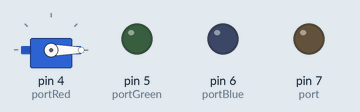
A sketch run on a simulated Arduino Uno, built with avr-gcc and run on an emulated ATmega328P. Shown: servo, output pins drawn as LEDs (lit = HIGH).

Above: at 0.05 s.
At 7.05 s:
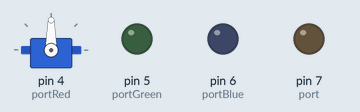
Timing chart, 0 to 11.5 s (numbered marks = the images above):
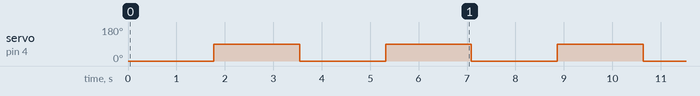

Measured:
- by itself, servo on pin 4 (portRed): goes 15 × (90° 1.8 s, 0° 1.8 s), 90° 1.8 s, 0° 2.3 s, 20 × (90° 1.8 s, 0° 1.8 s), then 90°

The sketch:

motor.ino
```cpp
#include <Servo.h>
#include "motor.h"
#include "light.h"
#include "buzzer.h"

Servo servo;
motor _motor;
light _light;
buzzer _buzzer;

int cnt;

void setup() {
  _motor.setup();
}

void loop() {

  if(cnt % 1000 == 0) //every 1 second
  {
    //_light.setEveryColorbyNumber(cnt/1000);
    _motor.toggleMotor();
    //_buzzer.playEveryTonebyNumber(cnt/1000);
  }
  cnt++;
  delay(1);

}
```

buzzer.h
```cpp
#pragma once
#define DEAFULT_BUZZER_PORT (7)

int note[] = {2093, 2349, 2637, 2794, 3136, 3520, 3951, 4186}; //C, D, E, F, G, A, B, C

class buzzer
{
    public:
        buzzer(){
            setup();
        }
        ~buzzer(){

        }

        void beep(int duration, int frequency){
            tone(port, frequency, duration);
        }

        void playEveryNote(){
            for (int i = 0; i < 8; i++)
            {
                beep(1000, note[i]);
            }
        }

        void playEveryTonebyNumber(int number){
            beep(1000, note[number%7]);
        }

    private:
        int port = DEAFULT_BUZZER_PORT;

        void setup(){
            pinMode(port, OUTPUT);
        }

};
```

light.h
```cpp
#pragma once
#define DEAFULT_LIGHT_PORT_RED (4)
#define DEAFULT_LIGHT_PORT_GREEN (5)
#define DEAFULT_LIGHT_PORT_BLUE (6)

int everyColor[][3] = {
    {0, 0, 0},
    {255, 0, 0},
    {0, 255, 0},
    {0, 0, 255},
    {255, 255, 0},
    {0, 255, 255},
    {255, 0, 255},
    {255, 255, 255}
};

class light
{
    public:
        light(){
            initLight();
        }
        ~light(){

        }

        void setRed(int red){
            digitalWrite(portRed, red);
        }
        void setGreen(int green){
            digitalWrite(portGreen, green);
        }
        void setBlue(int blue){
            digitalWrite(portBlue, blue);
        }
        void setRGB(int red, int green, int blue){
            setRed(red);
            setGreen(green);
            setBlue(blue);
        }

        void setEveryColor(){
            for (int i = 0; i < 8; i++)
            {
                setRGB(everyColor[i][0], everyColor[i][1], everyColor[i][2]);
            }
        }

        void setEveryColorbyNumber(int number){
            setRGB(everyColor[number%7][0], everyColor[number%7][1], everyColor[number%7][2]);
        }
    private:
        int portRed = DEAFULT_LIGHT_PORT_RED;
        int portGreen = DEAFULT_LIGHT_PORT_GREEN;
        int portBlue = DEAFULT_LIGHT_PORT_BLUE;

        void initLight(){
            pinMode(portRed, OUTPUT);
            pinMode(portGreen, OUTPUT);
            pinMode(portBlue, OUTPUT);
        }

};
```

motor.h
```cpp
#pragma once

#include <Servo.h>

#define DEF_SERVO_PORT	(4)
#define SERVO_SPEED	(180./1500.) // 단위: 각도/밀리초

Servo m_servo; // Servo 클래스의 인스턴스를 m_servo로 선언

class motor
{
public: // public member(외부 접근 가능)
	motor(void) { setPort(DEF_SERVO_PORT); } // 생성자(클래스가 생성될 때 호출되는 함수)
	~motor() {} // 파괴자(클래스가 파괴될 때 호출되는 함수)

	int getServoPos(void) const { return m_servo.read(); } // const 의미: 현재 프로퍼티를 변경시키지 않음(상수(constant)로 처리)
	void setPort(int nPort) { m_nPort = nPort; }
	void setup(void) { initMotor(); }
	void move(int nPos) // nPos: 0도 ~ 180도 범위로 입력
	{
		int nDiff = abs(nPos - getServoPos()); // 현재 모터 위치와 nPos와의 각도 차이
		int nDelay = int(nDiff / SERVO_SPEED + 0.5); // 결과: 모터 회전에 걸리는 시간(밀리초); 0.5 의미: 반올림
		m_servo.write(nPos);
		delay(nDelay);
	}
    void toggleMotor(){
        if(m_servo.read() == 0){
            move(90);
        }
        else{
            move(0);
        }
    }

private: // private member(외부 접근 불가능)
	int m_nPort; // m_: member란 뜻


	void initMotor(void)
	{
		m_servo.attach(m_nPort);
	}
};
```
